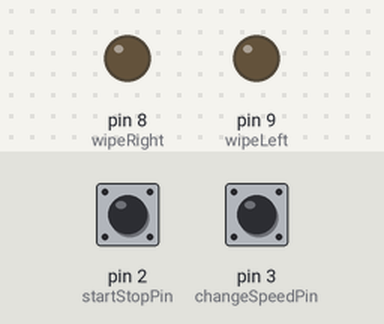
The sketch below on a simulated Arduino Uno, built with avr-gcc and run on an emulated ATmega328P. Parts: output pins drawn as LEDs (lit = HIGH). The test bench sets the inputs (shaded band); at power-on: pin 2 (startStopPin) HIGH, pin 3 (changeSpeedPin) HIGH.

Above: at 1.2 s.
1.3 s: pin 2 (startStopPin) pulled LOW for 0.25 s
At 2.1 s:
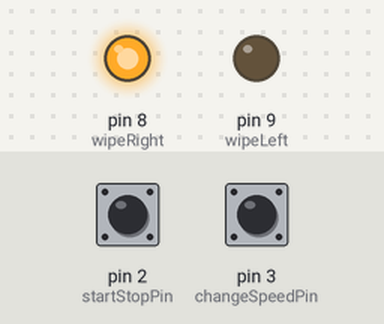
4.5 s: pin 2 (startStopPin) pulled LOW for 1 s
7.0 s: pin 2 (startStopPin) pulled LOW for 3.2 s
At 9.4 s:
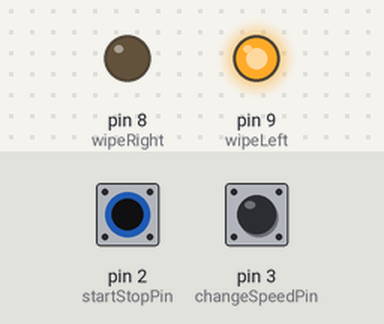
Timing chart, 0 to 11.5 s (numbered marks = the images above; inputs shaded):
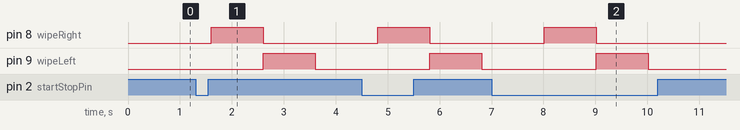

Measured:
- after the input at 1.3 s, pin 8 (wipeRight): LOW → HIGH after 0.30 s, → LOW 1.0 s later; pin 9 (wipeLeft): LOW → HIGH after 1.3 s, → LOW 1.0 s later
- after the input at 7.0 s, pin 8 (wipeRight): LOW → HIGH after 1.0 s, → LOW 1.0 s later; pin 9 (wipeLeft): LOW → HIGH after 2.0 s, → LOW 1.0 s later

The sketch:

listing4-6.ino
```cpp
/*The intermittent windshield wiper implemented by a microprocessor program.
The pause is 3 seconds for mist and 1 second otherwise
*/
const int startStopPin = 2; //pin names
const int changeSpeedPin = 3;
const int wipeRight = 8;
const int wipeLeft = 9;
int wiperLatch; //variable names
int startStop;
boolean toggleSpeed;
int dwellSpeed;
int count;
int delayChange;
void setup() {
  pinMode (startStopPin, INPUT_PULLUP);
  pinMode (changeSpeedPin, INPUT_PULLUP);
  pinMode (wipeRight, OUTPUT);
  pinMode (wipeLeft, OUTPUT);
}
void loop() {
  startStop = digitalRead (startStopPin);
  delay(200);
  if (startStop == LOW) {
    wiperLatch = 1;
  }
  dwellSpeed = 100;
  while (wiperLatch == 1) { //wipers are on.
    for (count = 0; count < 100; count++) {
      digitalWrite (wipeRight, HIGH);
      delay (10);
      subroutine();
    }
    count = 0;
    digitalWrite (wipeRight, LOW);

    for (count = 0; count < 100; count++) {
      digitalWrite (wipeLeft, HIGH);
      delay(10);
      subroutine();
    }
    count = 0;
    digitalWrite (wipeLeft, LOW);
    for (count = 0; count < dwellSpeed; count++) { //pauses here
      delay(10);
      subroutine();
    }
    count = 0;
    if (delayChange == 1 && dwellSpeed == 100) {
      dwellSpeed = 300; //3 sec dwell for mist
    }
    else if (delayChange == 1 && dwellSpeed == 300) { //controls intermittent delay
      dwellSpeed = 100;//1 sec dwell for light rain, starts by default
    }
    delayChange = 0;
  } //end of while loop
} //end of main loop

void subroutine() {
  startStop = digitalRead (startStopPin);
  if (startStop == LOW) {
    wiperLatch = 0;
    dwellSpeed = 100;
  }
  toggleSpeed = digitalRead (changeSpeedPin);
  if (toggleSpeed == LOW) {
    delayChange = 1;
  }
}
```
